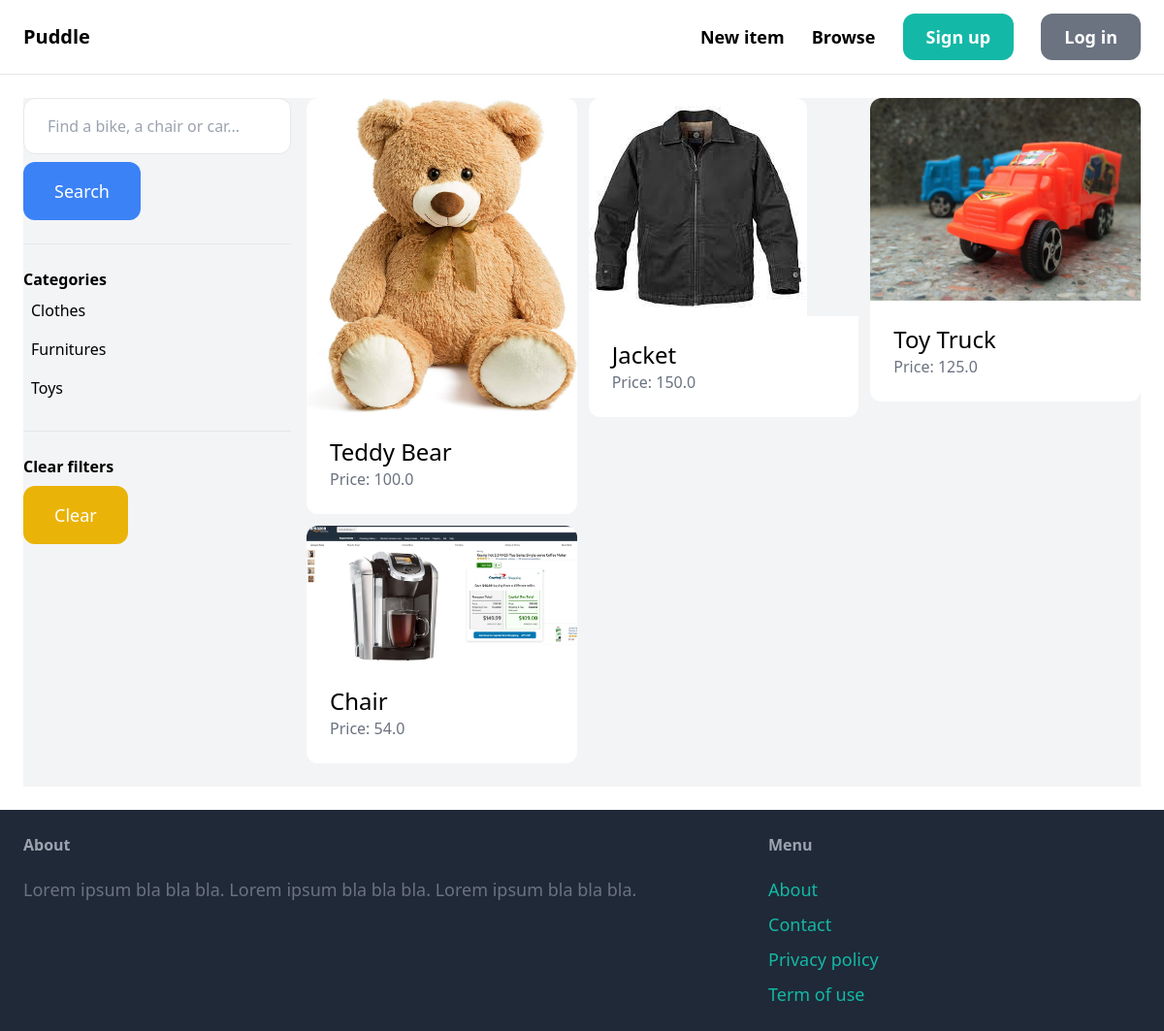
The app's page /items/, older data.
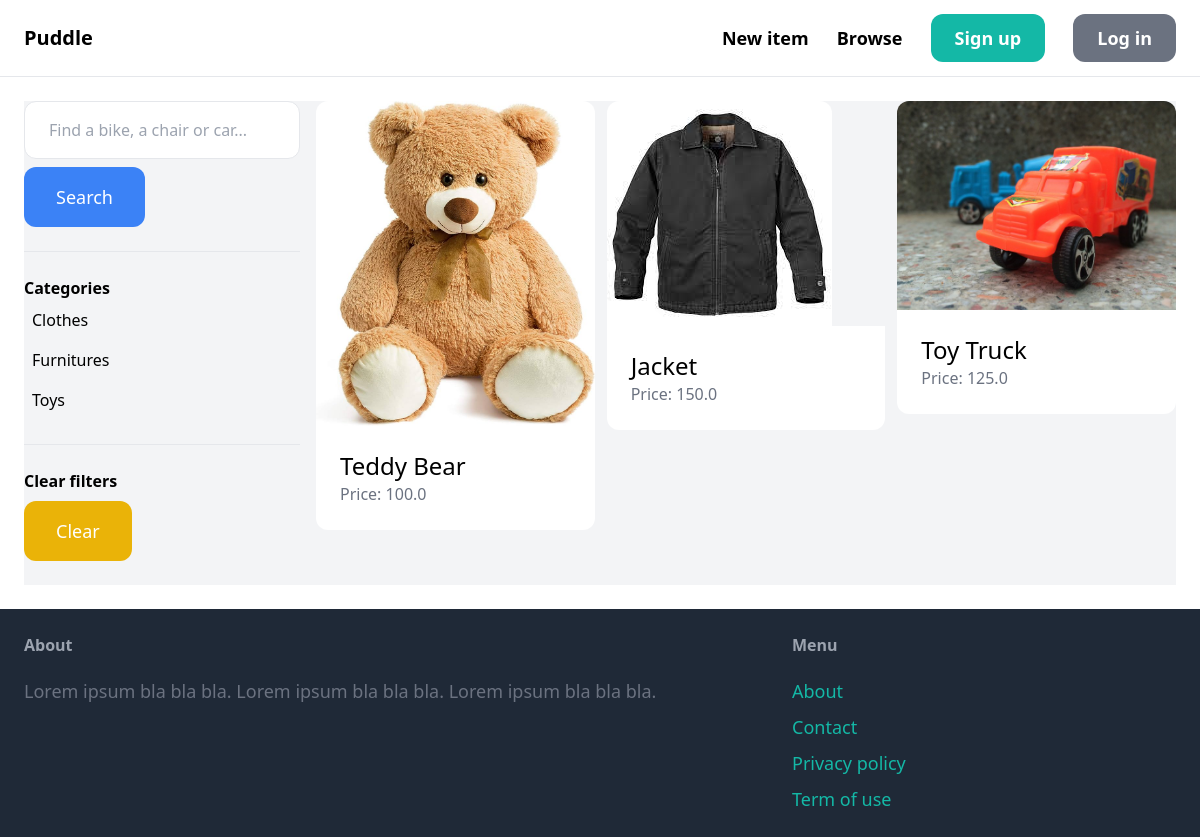
The same page, newer data.
### item/models.py (models this page shows, shortened)
class Category(models.Model):
    name = models.CharField(max_length=255)
    class Meta:
        ordering = ('name',)
        verbose_name_plural = 'Categories'

class Item(models.Model):
    category = models.ForeignKey(Category, related_name='items', on_delete=models.CASCADE)
    name = models.CharField(max_length=255)
    description = models.TextField(blank=True, null=True)
    price = models.FloatField()
    image = models.ImageField(upload_to='item_images', blank=True, null=True)
    is_sold = models.BooleanField(default=False)
    created_by = models.ForeignKey(User, related_name='items', on_delete=models.CASCADE)
    created_at = models.DateTimeField(auto_now_add=True)

### item/views.py (the view)
# urls.py: path('', views.items, name='items'),
def items(request):
    query = request.GET.get('query', '')
    category_id = request.GET.get('category', 0)
    categories = Category.objects.all()
    items = Item.objects.filter(is_sold=False)
    if category_id:
        items = items.filter(category_id=category_id)
    if query:
        items = items.filter(Q(name__icontains=query) | Q(description__icontains=query))
    return render(request, 'item/items.html', {
        'items': items,
        'query': query,
        'categories': categories,
        'category_id': int(category_id)
    })

### item/templates/item/items.html (shortened to what this page needs)
{% extends 'core/base.html' %}
{% block content %}
    <div class="pb-6 grid grid-cols-4 gap-4 bg-gray-100">
        <div class="col-span-1">
            <form method="get" action="{% url 'item:items' %}">
                <input name="query" class="w-full py-4 px-6 border rounded-xl" type="text" value="{{ query }}" placeholder="Find a bike, a chair or car...">
                <button class="mt-2 py-4 px-8 text-lg bg-blue-500 text-white rounded-xl">Search</button>
            </form>
            <hr class="my-6">
            <p class="font-semibold">Categories</p>
            <ul>
                {% for category in categories %}
                    <li class="py-2 px-2 rounded-xl{% if category.id == category_id %} bg-blue-200{% endif %}">
                        <a href="{% url 'item:items' %}?query={{ query }}&category={{ category.id }}">{{ category.name }}</a>
                    </li>
                {% endfor %}
            </ul>
            <hr class="my-6">
            <p class="font-semibold">Clear filters</p>
            <ul>
                <li><a href="{% url 'item:items' %}" class="mt-2 py-4 px-8 inline-block bg-yellow-500 text-lg rounded-xl text-white">Clear</a>
            </ul>
        </div>
        <div class="col-span-3">
            <div class="grid grid-cols-3 gap-3">
                {% for item in items %}
                    <div>
                        <a href="{% url 'item:detail' item.id %}">
                            <div>
                                <img src="{{ item.image.url }}" class="rounded-t-xl">
                            </div>
                            <div class="p-6 bg-white rounded-b-xl">
                                <h2 class="text-2xl">{{ item.name }}</h2>
                                <p class="text-gray-500">Price: {{ item.price }}</p>
                            </div>
                        </a>
                    </div>
                {% endfor %}
            </div>
        </div>
    </div>
{% endblock %}

Row changes from the older to the newer data that the page shows:
removed Item: image (picture), name "Chair", price "54.0"
